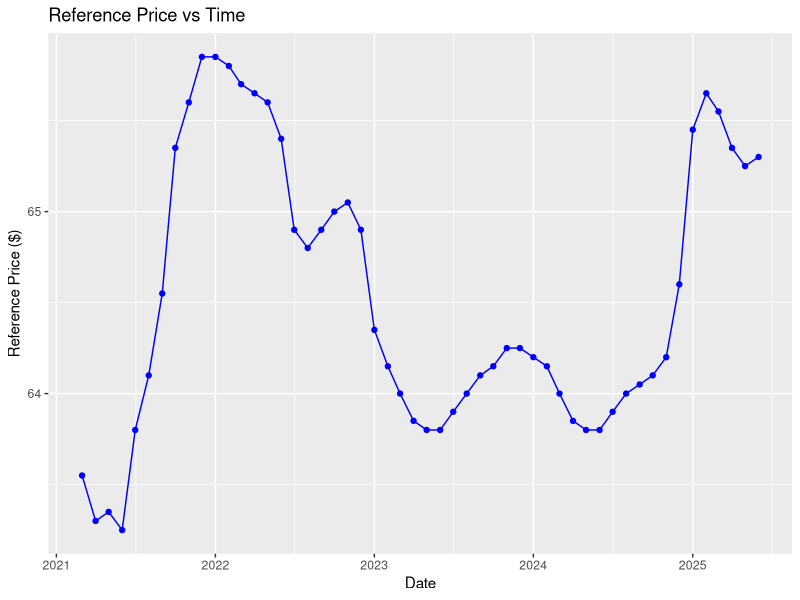
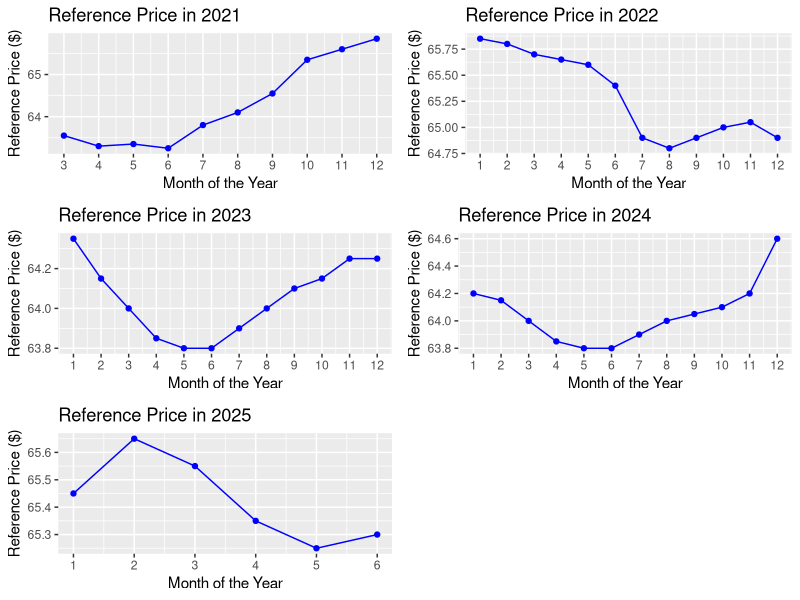
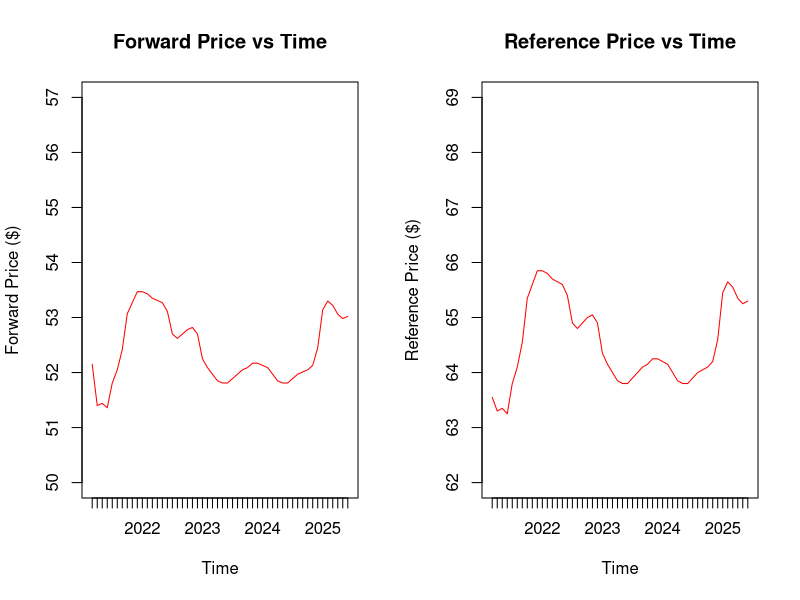
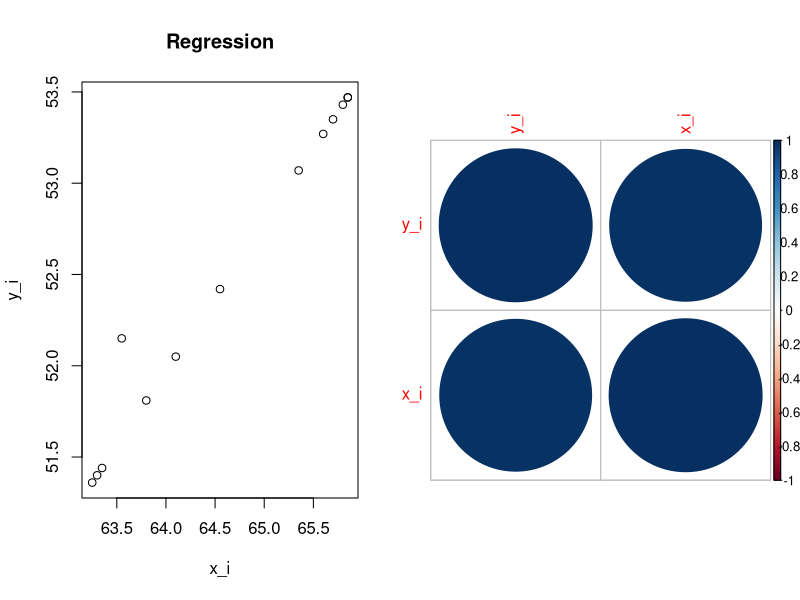
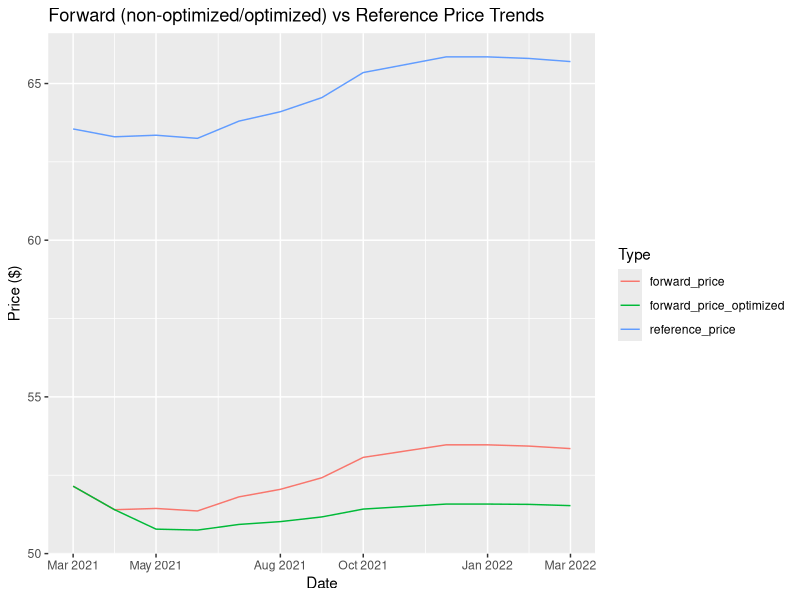
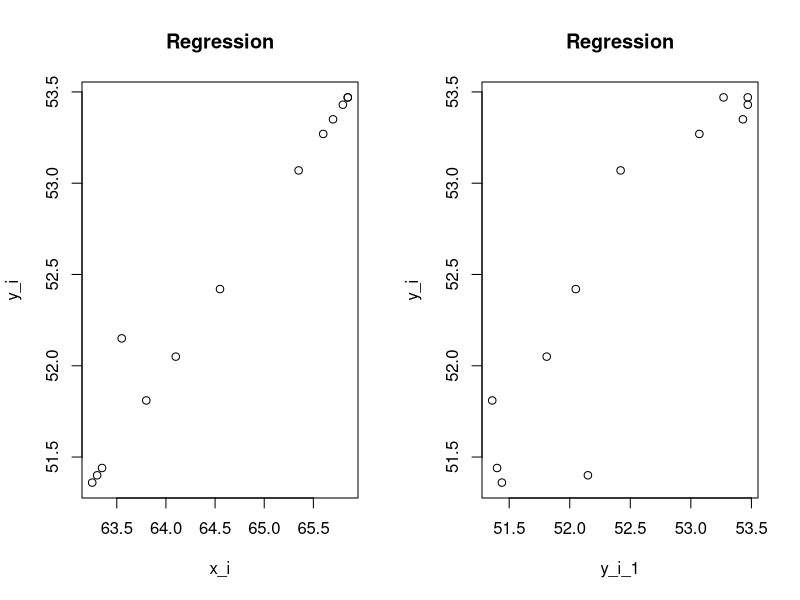
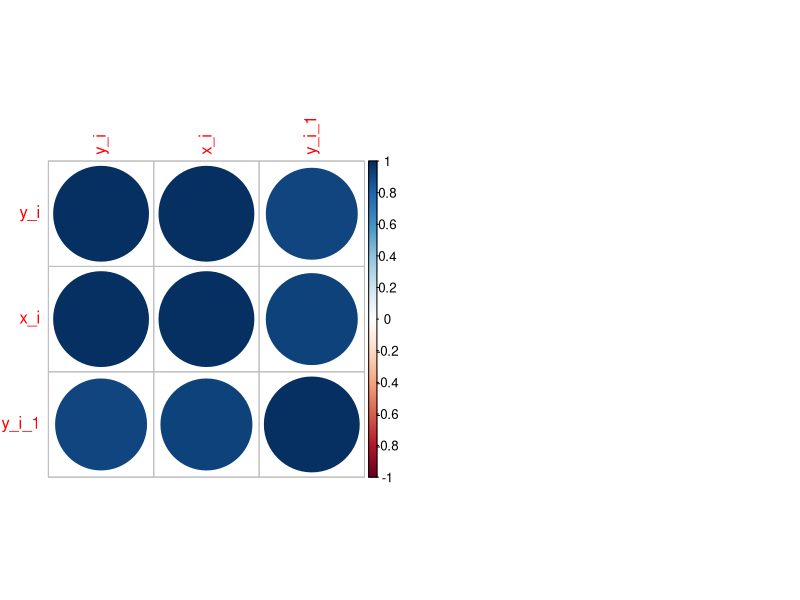
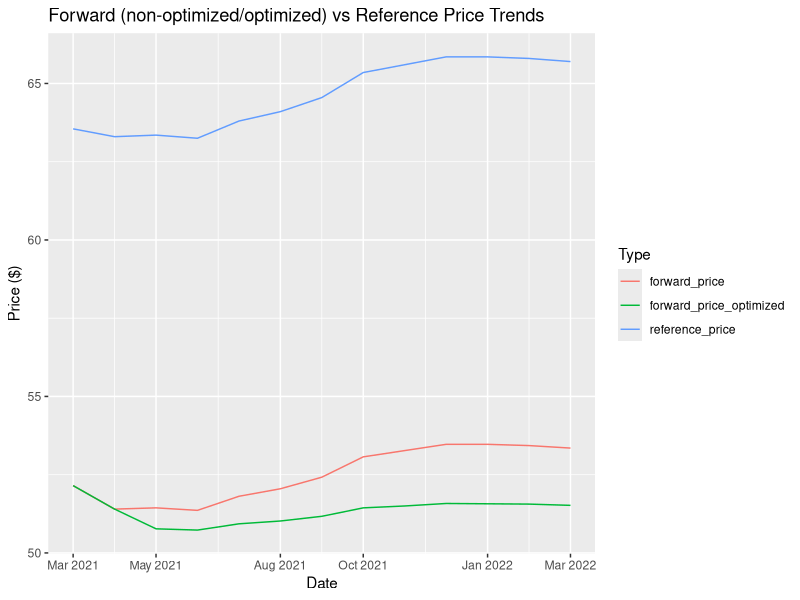

The R script that drew these images, in order:
## ---- chunk 1
knitr::opts_chunk$set(message=FALSE, warning=FALSE, echo = TRUE)
## ---- chunk 2
# Necessary imports
library(tidyverse)
library(readxl)
library(ggplot2)
library(lubridate)
library(gridExtra)
library(zoo)
library(broom)
library(kableExtra)
library(corrplot)
## ---- chunk 3
# Let's read the data in 
data <- read_excel("data/opt.xlsx")
data
## ---- chunk 4
# Plotting reference_price vs Time
ggplot(data, aes(date, reference_price)) +
       geom_line(color="blue") + ggtitle("Reference Price vs Time") + 
  geom_point(color="blue") +
    xlab("Date") + ylab("Reference Price ($)") 
## ---- chunk 5
# Splitting the data set into 5 splits based on year
data_modified <- data[, c(1,3)] %>% mutate(date = ymd(date)) %>% 
  mutate_at(vars(date), funs(year, day, month))
data_split <- split(data_modified, data_modified$year)

data_2021 <- data.frame(data_split[1]) %>% setNames(names(data_modified))
data_2022 <- data.frame(data_split[2]) %>% setNames(names(data_modified))
data_2023 <- data.frame(data_split[3]) %>% setNames(names(data_modified))
data_2024 <- data.frame(data_split[4]) %>% setNames(names(data_modified))
data_2025 <- data.frame(data_split[5]) %>% setNames(names(data_modified))

# Plotting Reference Price for each year
plot_2021 <- ggplot(data=data_2021, aes(x=month, y=reference_price)) +
  geom_line(color="blue")+
  geom_point(color="blue") + labs(title="Reference Price in 2021",
        x ="Month of the Year", y = "Reference Price ($)") + scale_x_continuous(breaks = round(seq(min(data_2021$month), max(data_2021$month), by = 1),1)) 

plot_2022 <- ggplot(data=data_2022, aes(x=month, y=reference_price)) +
  geom_line(color="blue")+
  geom_point(color="blue") + labs(title="Reference Price in 2022",
        x ="Month of the Year", y = "Reference Price ($)") + scale_x_continuous(breaks = round(seq(min(data_2022$month), max(data_2022$month), by = 1),1))

plot_2023 <- ggplot(data=data_2023, aes(x=month, y=reference_price)) +
  geom_line(color="blue")+
  geom_point(color="blue") + labs(title="Reference Price in 2023",
        x ="Month of the Year", y = "Reference Price ($)") + scale_x_continuous(breaks = round(seq(min(data_2023$month), max(data_2023$month), by = 1),1))

plot_2024 <- ggplot(data=data_2024, aes(x=month, y=reference_price)) +
  geom_line(color="blue")+
  geom_point(color="blue") + labs(title="Reference Price in 2024",
        x ="Month of the Year", y = "Reference Price ($)") + scale_x_continuous(breaks = round(seq(min(data_2024$month), max(data_2024$month), by = 1),1))

plot_2025 <- ggplot(data=data_2025, aes(x=month, y=reference_price)) +
  geom_line(color="blue")+
  geom_point(color="blue") + labs(title="Reference Price in 2025",
        x ="Month of the Year", y = "Reference Price ($)") + scale_x_continuous(breaks = round(seq(min(data_2025$month), max(data_2025$month), by = 1),1))

grid.arrange(plot_2021, plot_2022, plot_2023, plot_2024, plot_2025, ncol=2)
## ---- chunk 6
# Necessary data wrangling
df <- data[, c(1:3)]
df <- df %>% 
  mutate(date = ymd(date)) %>% 
  mutate_at(vars(date), funs(year, day, month))
df <- df [-c(1)]
df <- df[, c(3, 5, 1, 2)]
df <- df %>% mutate(rate = round(((reference_price - lag(reference_price))/lag(reference_price)), 5))
df$forward_price[is.na(df$forward_price)] <- 0
df<- df %>% mutate(forward = (rate + 1))
df$date <- as.yearmon(paste(df$year, df$month), "%Y %m")
df <- df [-c(1, 2)]
df <- df[, c(5, 1, 2, 3, 4)]
# For loop to populate forward_price
for(i in 3:nrow(df)){
  
  df[["forward_price"]][i] =  round(df[["forward_price"]][i] + (df[["forward_price"]][i-1] * df[["forward"]][i]), 2)
}
df <- df[, -4:-5]
df
## ---- chunk 7
# Plotting forward_price & reference_price
par(mfrow=c(1,2))
# df$reference_price %>% max()
plot(df$date, df$forward_price, type="l", col="red", xlab="Time", ylab="Forward Price ($)", ylim =c(50, 57),  main="Forward Price vs Time")
plot(df$date, df$reference_price, type="l", col="red", xlab="Time", ylab="Reference Price ($)", ylim =c(62, 69),  main="Reference Price vs Time")
## ---- chunk 8
# Building df1 for the four quarter blocks
df1 <- df[c(1:13), ] %>% 
  rename(y_i = forward_price,
    x_i = reference_price)
df1
## ---- chunk 9
# Plotting forward_price (y_i) as a function of reference_price (x_i)
plot(y_i ~ x_i, data = df1, main="Regression")

# Plotting correlation matrix
df1_cor = cor(df1[-1], method = c("pearson"))
corrplot(df1_cor)
## ---- chunk 10
#' Returns forward_price (y_i) as a Linear function of reference_price (x_i) in form of y_i = a(x_i) + b
#'
#' @param x_i 
#' @param param 
#'
#' @return y_i
#' @export
#'
#' @examples
#' fun_1(mtcars$cyl, c(1, 2))
fun_1 <- function(x_i, param) {
  param[1] + param[2] * x_i
}

#' Loss function for fun_1
#'
#' @param data 
#' @param param 
#'
#' @return Sum of squared errors of predictions from fun_1
#' @export
#'
#' @examples
#' loss_fun_1(mtcars, c(1, 2))
loss_fun_1 <- function(data, param) {
  preds <- fun_1(data$x_i, param)                  
  preds[1:2] <- c(52.15, 51.40)
  q1_err <- (mean(preds[2:4]) - 51.05)^2
  q2_err <- (mean(preds[5:7]) - 50.95)^2
  q3_err <- (mean(preds[8:10]) - 51.6)^2
  q4_err <- (mean(preds[11:13]) - 51.5)^2
  sum(q1_err, q2_err,  q3_err, q4_err)
}

# Optimizing the loss function using base R optim
result_1 <- optim(par = c(0, 0.5), fn = loss_fun_1, data = df1) 
result_1
## ---- chunk 11
# Predictions based on optimized parameters of fun_1
pred_1 <- result_1$par[1] +result_1$par[2] * df1$x_i
pred_1[1:2] <- c(52.15, 51.40)
df1$forward_price_optimized <- round(pred_1, 2)
df1 <- df1 %>% 
  rename(forward_price = y_i,
    reference_price = x_i)
df1
## ---- chunk 12
# Comparing non-optimized/optimized quarter blocks averages with given values
df1_quarters <- df1[2:13, c(2, 4)]
df1_quarters_avg <- df1_quarters %>% 
    summarize(forward_price_quarter_avg = round(colMeans(matrix(df1_quarters$forward_price, nrow=3)), 2),
              forward_price_optimized_quarter_avg = round(colMeans(matrix(df1_quarters$forward_price_optimized, nrow=3)), 2))
df1_quarters_avg$quarter_avg_set <- c(51.05, 50.95, 51.6, 51.5)
df1_quarters_avg %>% kbl(caption = "Comparing Quarter Blocks Averages")  %>%
         kable_classic(full_width = FALSE, html_font = "Cambria")

near(df1_quarters_avg$quarter_avg_set, df1_quarters_avg$forward_price_quarter_avg, tol = 1)  # to compare element-wise
near(df1_quarters_avg$quarter_avg_set, df1_quarters_avg$forward_price_optimized_quarter_avg, tol = 1)  # to compare element-wise
## ---- chunk 13
# Comparing forward_price_optimized vs reference_price trends
df1_long <- df1 %>%
  pivot_longer(!date, names_to = "price", values_to = "value")

ggplot(df1_long, aes(date, value, colour = price)) +
       geom_line() + ggtitle("Forward (non-optimized/optimized) vs Reference Price Trends")+ 
    xlab("Date") + ylab("Price ($)") +   
    labs(color='Type')

df1_diff <- df1 %>% mutate(forward_rate = round(((forward_price - lag(forward_price))/lag(forward_price)), 5),
                           reference_rate = round(((reference_price - lag(reference_price))/lag(reference_price)), 5),
                           forward_optimized_rate = round(((forward_price_optimized - lag(forward_price_optimized))/lag(forward_price_optimized)), 5))

df1_diff <- df1_diff %>% mutate(forward_dev = round((1-(forward_rate/reference_rate))*100, 2),
                                forward_optimized_dev = round((1-(forward_optimized_rate/reference_rate))*100, 2))

# df1_diff

# hist((df1_diff$forward_dev), main="Distribution of Forward Price Rate Deviations", xlab = "Deviation Percentage", ylim = c(0, 150), labels = TRUE)
# hist((df1_diff$forward_optimized_dev), main="Distribution of Forward-Optimized Price Rate Deviations", xlab = "Deviation Percentage", ylim = c(0, 150), labels = TRUE)

near(df1_diff$reference_rate, df1_diff$forward_rate, tol = 0.0001)  # to compare element-wise
all.equal(df1_diff$reference_rate, df1_diff$forward_rate, tolerance = 0)  # to check mean relative difference

near(df1_diff$reference_rate, df1_diff$forward_optimized_rate, tol = 0.0001)  # to compare element-wise
all.equal(df1_diff$reference_rate, df1_diff$forward_optimized_rate, tolerance = 0)  # to check mean relative difference
## ---- chunk 14
# Populating the rest of forward_price_optimized
df1_populated <- df
df1_populated$forward_price_optimized <- c(df1$forward_price_optimized, replicate(39, 0))  # 39+13=52
df1_populated <- df1_populated[, -2]


df1_populated <- df1_populated %>% mutate(rate = round(((reference_price - lag(reference_price))/lag(reference_price)), 5))
df1_populated<- df1_populated %>% mutate(forward = (rate + 1))

# For loop to populate forward_price
for(i in 14:nrow(df1_populated)){
  
  df1_populated[["forward_price_optimized"]][i] =  round(df1_populated[["forward_price_optimized"]][i] +
                                                           (df1_populated[["forward_price_optimized"]][i-1] * df1_populated[["forward"]][i]), 2)
}

df1_populated <- df1_populated[, -4:-5]
df1_populated %>% kbl(caption = "Final Forwrad Price (optimized) vs Reference Price")  %>%
         kable_classic(full_width = FALSE, html_font = "Cambria")
## ---- chunk 15
# Building df2 for the four quarter blocks
df2 <- df[c(1:13), ] %>% 
  rename(y_i = forward_price,
    x_i = reference_price) %>% mutate(y_i_1 = lag(y_i))
df2
## ---- chunk 16
# Plotting forward_price (y_i) as a function of reference_price (x_i) & lagged forward_price (y_i_1)
plot(y_i ~ x_i, data = df2, main="Regression")
plot(y_i ~ y_i_1, data = df2, main="Regression")

# Plotting correlation matrix
df2_cor = cor(df2[-1, -1], method = c("pearson"))
corrplot(df2_cor)

# Checking the multiple regression model
fit <- lm(y_i ~ x_i + y_i_1, data=df2)
summary(fit) 
## ---- chunk 17
#' Returns forward_price (y_i) as a Linear function of reference_price (x_i) & lagged forward_price (y_i_1) in form of y_i = a(x_i) + b(y_i_1) + c
#'
#' @param x_i, y_i_1 
#' @param param 
#'
#' @return y_i
#' @export
#'
#' @examples
#' fun_2(mtcars$cyl, c(1, 2, 3))
fun_2 <- function(x_i, y_i_1, param) {
  param[1] + param[2] * x_i + param[3] * (y_i_1)
}

#' Loss function for fun_2
#'
#' @param data 
#' @param param 
#'
#' @return Sum of squared errors of predictions from fun_2
#' @export
#'
#' @examples
#' loss_fun_2(mtcars, c(1, 2, 3))
# Loss function for fun_2
loss_fun_2 <- function(data, param) {
  preds <- fun_2(data$x_i, data$y_i_1, param)                  
  preds[1:2] <- c(52.15, 51.40)
  q1_err <- (mean(preds[2:4]) - 51.05)^2
  q2_err <- (mean(preds[5:7]) - 50.95)^2
  q3_err <- (mean(preds[8:10]) - 51.6)^2
  q4_err <- (mean(preds[11:13]) - 51.5)^2
  sum(q1_err, q2_err,  q3_err, q4_err)
}

# Optimizing the loss function using base R optim
result_2 <- optim(par = c(0, 0.5, 0.8), fn = loss_fun_2, data = df2) 
result_2
## ---- chunk 18
# Predictions based on optimized parameters of fun_2
pred_2 <- result_2$par[1] + result_2$par[2] * df2$x_i + result_2$par[3] * df2$y_i_1
pred_2[1:2] <- c(52.15, 51.40)
df2$forward_price_optimized <- round(pred_2, 2)
df2 <- df2 %>% 
  rename(forward_price = y_i,
    reference_price = x_i,
    lagged_forward_price = y_i_1) 
df2
## ---- chunk 19
# Comparing non-optimized/optimized quarter blocks averages with given values
df2_quarters <- df2[2:13, c(2, 5)]
df2_quarters_avg <- df2_quarters %>% 
    summarize(forward_price_quarter_avg = round(colMeans(matrix(df2_quarters$forward_price, nrow=3)), 2),
              forward_price_optimized_quarter_avg = round(colMeans(matrix(df2_quarters$forward_price_optimized, nrow=3)), 2))
df2_quarters_avg$quarter_avg_set <- c(51.05, 50.95, 51.6, 51.5)
df2_quarters_avg %>% kbl(caption = "Comparing Quarter Blocks Averages")  %>%
         kable_classic(full_width = FALSE, html_font = "Cambria")

near(df2_quarters_avg$quarter_avg_set, df2_quarters_avg$forward_price_quarter_avg, tol = 1)  # to compare element-wise
near(df2_quarters_avg$quarter_avg_set, df2_quarters_avg$forward_price_optimized_quarter_avg, tol = 1)  # to compare element-wise
## ---- chunk 20
# Comparing forward_price_optimized vs reference_price trends
df2_long <- df2[, -4] %>%
  pivot_longer(!date, names_to = "price", values_to = "value")

ggplot(df2_long, aes(date, value, colour = price)) +
       geom_line() + ggtitle("Forward (non-optimized/optimized) vs Reference Price Trends")+ 
    xlab("Date") + ylab("Price ($)") +   
    labs(color='Type')

df2_diff <- df2[, -4] %>% mutate(forward_rate = round(((forward_price - lag(forward_price))/lag(forward_price)), 5),
                           reference_rate = round(((reference_price - lag(reference_price))/lag(reference_price)), 5),
                           forward_optimized_rate = round(((forward_price_optimized - lag(forward_price_optimized))/lag(forward_price_optimized)), 5))
df2_diff <- df2_diff %>% mutate(forward_dev = round((1-(forward_rate/reference_rate))*100, 2),
                                forward_optimized_dev = round((1-(forward_optimized_rate/reference_rate))*100, 2))
# df2_diff

# hist((df2_diff$forward_dev), main="Distribution of Forward Price Rate Deviations", xlab = "Deviation Percentage", ylim = c(0, 150), labels = TRUE)
# hist((df2_diff$forward_optimized_dev), main="Distribution of Forward-Optimized Price Rate Deviations", xlab = "Deviation Percentage", ylim = c(0, 150), labels = TRUE)

near(df2_diff$reference_rate, df2_diff$forward_rate, tol = 0.0001)  # to compare element-wise
all.equal(df2_diff$reference_rate, df2_diff$forward_rate, tolerance = 0)  # to check mean relative difference

near(df2_diff$reference_rate, df2_diff$forward_optimized_rate, tol = 0.0001)  # to compare element-wise
all.equal(df2_diff$reference_rate, df2_diff$forward_optimized_rate, tolerance = 0)  # to check mean relative difference
## ---- chunk 21
# Populating the rest of forward_price_optimized
df2_populated <- df
df2_populated$forward_price_optimized <- c(df2$forward_price_optimized, replicate(39, 0)) # 39+13=52
df2_populated <- df2_populated[, -2]


df2_populated <- df2_populated %>% mutate(rate = round(((reference_price - lag(reference_price))/lag(reference_price)), 5))
df2_populated<- df2_populated %>% mutate(forward = (rate + 1))

# For loop to populate forward_price
for(i in 14:nrow(df2_populated)){
  
  df2_populated[["forward_price_optimized"]][i] =  round(df2_populated[["forward_price_optimized"]][i] +
                                                           (df2_populated[["forward_price_optimized"]][i-1] * df2_populated[["forward"]][i]), 2)
}

df2_populated <- df2_populated[, -4:-5]
df2_populated %>% kbl(caption = "Final Forwrad Price (optimized) vs Reference Price")  %>%
         kable_classic(full_width = FALSE, html_font = "Cambria")
